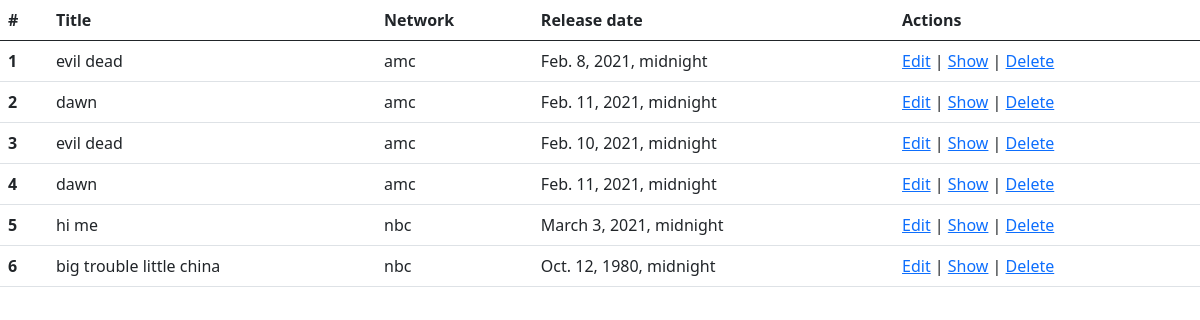
The page / on the database its author committed.
### tv_show_app/models.py (models this page shows)
class Show(models.Model):
    title = models.CharField(max_length=255)
    network = models.CharField(max_length=255)
    release_date = models.DateTimeField()
    description = models.TextField()
    created_at = models.DateTimeField(auto_now_add=True)
    updated_at = models.DateTimeField(auto_now=True)

### tv_show_app/views.py (the view)
# urls.py: path("", views.index),
def index(request):
    context = {
        "all_shows": Show.objects.all()
        }
    return render(request, "index.html", context)

### tv_show_app/templates/index.html (shortened to what this page needs)
<!DOCTYPE html>
<html lang="en">
<head>
    <link href="https://cdn.jsdelivr.net/npm/bootstrap@5.0.0-beta2/dist/css/bootstrap.min.css" rel="stylesheet"
>
</head>
<body>
    <table class="table">
        <thead>
            <tr>
                <th scope="col">#</th>
                <th scope="col">Title</th>
                <th scope="col">Network</th>
                <th scope="col">Release date</th>
                <th scope="col">Actions</th>
            </tr>
        </thead>
        <tbody>
            {% for i in all_shows %}
            <tr>
                <th scope="row">{{i.id}}</th>
                <td>{{i.title}}</td>
                <td>{{i.network}}</td>
                <td>{{i.release_date}}</td>
                    <td><a href="/edit_show/<int:show_id>">Edit</a> | <a href="/display_show">Show</a> | <a href="#">Delete</a></td>
            </tr>
            {%endfor%}
        </tbody>
    </table>
</body>
</html>

### rows shown on the page
Show: id "1", title "evil dead", network "amc", release_date "Feb. 8, 2021, midnight"
Show: id "2", title "dawn", network "amc", release_date "Feb. 11, 2021, midnight"
Show: id "3", title "evil dead", network "amc", release_date "Feb. 10, 2021, midnight"
Show: id "4", title "dawn", network "amc", release_date "Feb. 11, 2021, midnight"
Show: id "5", title "hi me", network "nbc", release_date "March 3, 2021, midnight"
Show: id "6", title "big trouble little china", network "nbc", release_date "Oct. 12, 1980, midnight"
